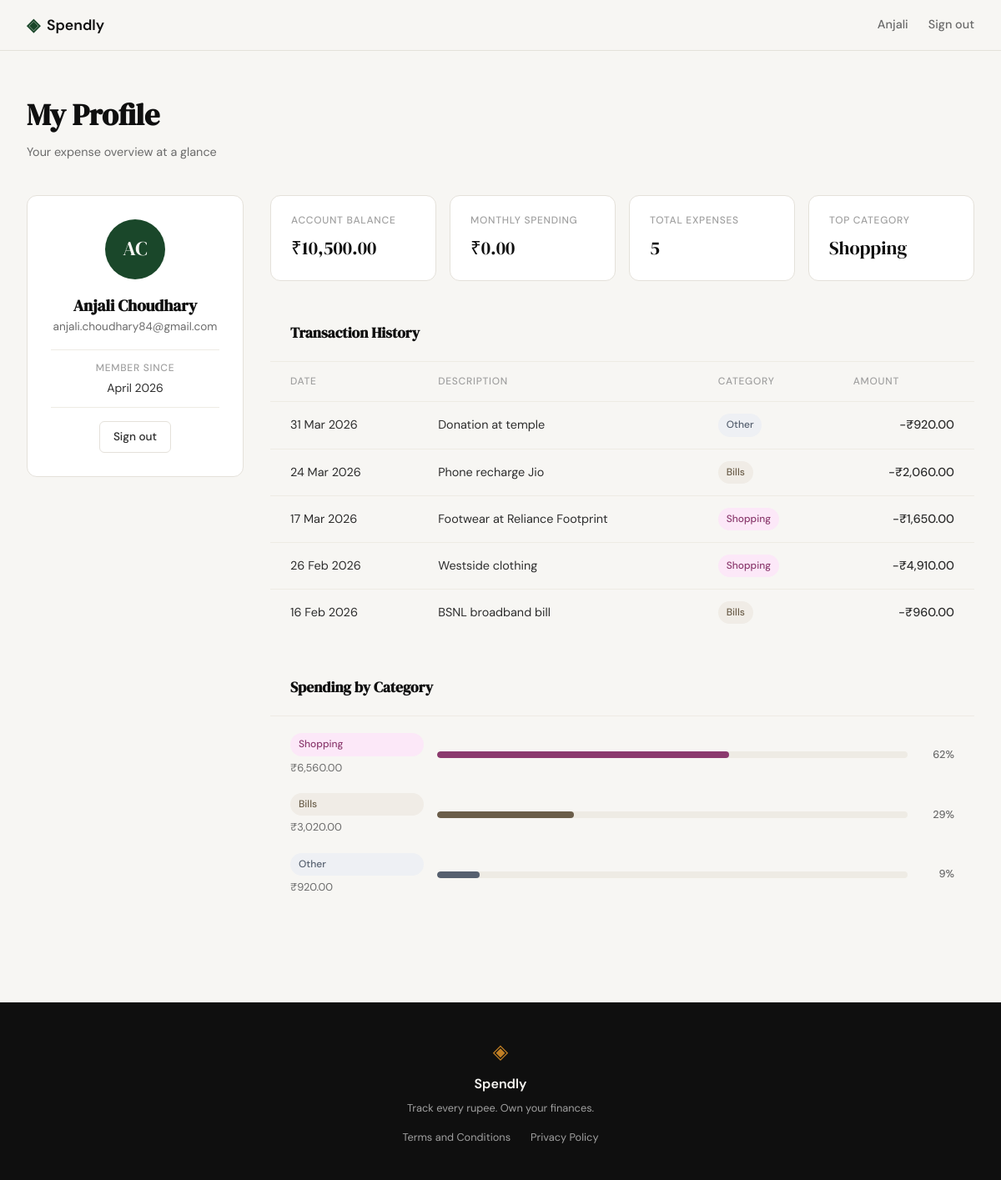
Screenshot of /profile (signed in) with the database file from the repository.
### tables this page shows
CREATE TABLE users (
            id INTEGER PRIMARY KEY AUTOINCREMENT,
            name TEXT NOT NULL,
            email TEXT UNIQUE NOT NULL,
            password_hash TEXT NOT NULL,
            created_at TEXT DEFAULT (datetime('now'))
        );

CREATE TABLE expenses (
            id INTEGER PRIMARY KEY AUTOINCREMENT,
            user_id INTEGER NOT NULL,
            amount REAL NOT NULL,
            category TEXT NOT NULL,
            date TEXT NOT NULL,
            description TEXT,
            created_at TEXT DEFAULT (datetime('now')),
            FOREIGN KEY (user_id) REFERENCES users(id)
        );

### app.py (the view)
@app.route("/profile")
def profile():
    user_id = session.get("user_id")
    if not user_id:
        return redirect(url_for("login"))
    from database.queries import get_user_profile, get_summary_stats, get_recent_transactions, get_category_breakdown
    user = get_user_profile(user_id)
    if user is None:
        session.clear()
        return redirect(url_for("login"))
    summary = get_summary_stats(user_id)
    stats = {
        "account_balance": summary["total_spent"],
        "monthly_spending": summary["monthly_spending"],
        "total_expenses": summary["transaction_count"],
        "top_category": summary["top_category"],
    }
    transactions = get_recent_transactions(user_id, limit=10)
    categories = get_category_breakdown(user_id)
    return render_template(
        "profile.html",
        user=user,
        stats=stats,
        transactions=transactions,
        categories=categories
    )

### app.py (called while the page is built)
@app.context_processor
def inject_current_user():
    user_id = session.get("user_id")
    if not user_id:
        return {"current_user": None}
    from database.db import get_user_by_id
    return {"current_user": get_user_by_id(user_id)}

### database/db.py (called while the page is built)
def get_db():
    conn = sqlite3.connect(DATABASE_PATH)
    conn.row_factory = sqlite3.Row
    conn.execute("PRAGMA foreign_keys = ON")
    return conn

def get_user_by_id(user_id):
    conn = get_db()
    cursor = conn.cursor()
    cursor.execute(
        "SELECT id, name, email, created_at FROM users WHERE id = ?",
        (user_id,),
    )
    row = cursor.fetchone()
    conn.close()
    return dict(row) if row else None

### database/queries.py (called while the page is built)
def _format_inr(amount):
    return f"\u20b9{amount:,.2f}"

def _category_cls(category):
    return category.lower().replace(" ", "").replace("&", "")

def _format_date(date_str):
    try:
        d = datetime.fromisoformat(date_str)
        return d.strftime("%d %b %Y")
    except ValueError:
        return date_str

def get_user_profile(user_id):
    conn = get_db()
    cursor = conn.cursor()
    cursor.execute(
        "SELECT name, email, created_at FROM users WHERE id = ?",
        (user_id,),
    )
    row = cursor.fetchone()
    conn.close()
    if row is None:
        return None
    name = row["name"]
    email = row["email"]
    created_at = row["created_at"]
    try:
        joined = datetime.fromisoformat(created_at)
        member_since = joined.strftime("%B %Y")
    except ValueError:
        member_since = "Unknown"
    initials = "".join(part[0].upper() for part in name.split()[:2])
    return {
        "name": name,
        "email": email,
        "member_since": member_since,
        "avatar_initials": initials,
    }

def get_recent_transactions(user_id, limit=10):
    conn = get_db()
    cursor = conn.cursor()
    cursor.execute(
        """
        SELECT date, description, category, amount
        FROM expenses
        WHERE user_id = ?
        ORDER BY date DESC, id DESC
        LIMIT ?
        """,
        (user_id, limit),
    )
    rows = cursor.fetchall()
    conn.close()
    transactions = []
    for row in rows:
        transactions.append({
            "date": _format_date(row["date"]),
            "desc": row["description"] or "",
            "category": row["category"],
            "amount": "-" + _format_inr(row["amount"]),
            "cls": _category_cls(row["category"]),
        })
    return transactions

### templates/profile.html (shortened to what this page needs)
{% extends "base.html" %}
{% block content %}
<div class="profile-page">
    <div class="profile-header">
        <h1 class="profile-heading">My Profile</h1>
        <p class="profile-subheading">Your expense overview at a glance</p>
    </div>
    <div class="profile-grid">
        <aside class="profile-sidebar">
            <div class="profile-card">
                <div class="profile-avatar">{{ user.avatar_initials }}</div>
                <div class="profile-identity">
                    <h2 class="profile-name">{{ user.name }}</h2>
                    <p class="profile-email">{{ user.email }}</p>
                </div>
                <div class="profile-meta">
                    <span class="profile-meta-item">
                        <span class="meta-label">Member since</span>
                        <span class="meta-value">{{ user.member_since }}</span>
                    </span>
                </div>
                <a href="{{ url_for('logout') }}" class="btn-ghost btn-sm">Sign out</a>
            </div>
        </aside>
        <div class="profile-main">
            <div class="stats-row">
                <div class="stat-card">
                    <span class="stat-label">Account Balance</span>
                    <span class="stat-value">{{ stats.account_balance }}</span>
                </div>
                <div class="stat-card">
                    <span class="stat-label">Monthly Spending</span>
                    <span class="stat-value">{{ stats.monthly_spending }}</span>
                </div>
                <div class="stat-card">
                    <span class="stat-label">Total Expenses</span>
                    <span class="stat-value">{{ stats.total_expenses }}</span>
                </div>
                <div class="stat-card">
                    <span class="stat-label">Top Category</span>
                    <span class="stat-value">{{ stats.top_category }}</span>
                </div>
            </div>
            <div class="card table-card">
                <div class="table-header">
                    <h3 class="table-title">Transaction History</h3>
                </div>
                <div class="table-scroll">
                    <table class="data-table">
                        <thead>
                            <tr>
                                <th>Date</th>
                                <th>Description</th>
                                <th>Category</th>
                                <th class="text-right">Amount</th>
                            </tr>
                        </thead>
                        <tbody>
                            {% for txn in transactions %}
                            <tr class="table-row">
                                <td class="cell-date">{{ txn.date }}</td>
                                <td class="cell-desc">{{ txn.desc }}</td>
                                <td>
                                    <span class="category-badge badge-{{ txn.cls }}">{{ txn.category }}</span>
                                </td>
                                <td class="cell-amount text-right">{{ txn.amount }}</td>
                            </tr>
                            {% endfor %}
                        </tbody>
                    </table>
                </div>
            </div>
            <div class="card table-card">
                <div class="table-header">
                    <h3 class="table-title">Spending by Category</h3>
                </div>
                <div class="category-list">
                    {% for cat in categories %}
                    <div class="category-row">
                        <div class="category-info">
                            <span class="category-badge badge-{{ cat.cls }}">{{ cat.name }}</span>
                            <span class="category-amount">{{ cat.amount }}</span>
                        </div>
                        <div class="category-bar-track">
                            <div class="category-bar cat-bar-{{ cat.cls }}" style="width: {{ cat.pct }}%"></div>
                        </div>
                        <span class="category-pct">{{ cat.pct }}%</span>
                    </div>
                    {% endfor %}
                </div>
            </div>
        </div>
    </div>
</div>
{% endblock %}

### templates/base.html (shortened to what this page needs)
<!DOCTYPE html>
<html lang="en">
<head>
    <link rel="stylesheet" href="{{ url_for('static', filename='css/style.css') }}">
</head>
<body>
    <nav class="navbar">
        <div class="nav-inner">
            <a href="{{ url_for('landing') }}" class="nav-brand">
                <span class="brand-icon">◈</span>
                <span class="brand-name">Spendly</span>
            </a>
            <div class="nav-links">
                {% if current_user %}
                <a href="{{ url_for('profile') }}" class="nav-user">{{ current_user.name.split()[0] }}</a>
                <a href="{{ url_for('logout') }}">Sign out</a>
                {% else %}
                <a href="{{ url_for('login') }}">Sign in</a>
                <a href="{{ url_for('register') }}" class="nav-cta">Get started</a>
                {% endif %}
            </div>
        </div>
    </nav>
    <main class="main-content">
        {% block content %}{% endblock %}
    </main>
    <footer class="footer">
        <div class="footer-inner">
            <span class="brand-icon">◈</span>
            <span class="footer-name">Spendly</span>
            <p class="footer-copy">Track every rupee. Own your finances.</p>
            <p class="footer-links">
                <a href="{{ url_for('terms') }}">Terms and Conditions</a>
                <a href="{{ url_for('privacy') }}">Privacy Policy</a>
            </p>
        </div>
    </footer>
</body>
</html>

### rows the page displays
users: name "Anjali", name "Anjali Choudhary", email "anjali.choudhary84@gmail.com"
expenses: date "31 Mar 2026", desc "Donation at temple", category "Other", amount "-₹920.00"
expenses: date "24 Mar 2026", desc "Phone recharge Jio", category "Bills", amount "-₹2,060.00"
expenses: date "17 Mar 2026", desc "Footwear at Reliance Footprint", category "Shopping", amount "-₹1,650.00"
expenses: date "26 Feb 2026", desc "Westside clothing", category "Shopping", amount "-₹4,910.00"
expenses: date "16 Feb 2026", desc "BSNL broadband bill", category "Bills", amount "-₹960.00"

### other values shown
{{ user.avatar_initials }} "AC"
{{ user.member_since }} "April 2026"
{{ stats.account_balance }} "₹10,500.00"
{{ stats.monthly_spending }} "₹0.00"
{{ stats.total_expenses }} "5"
{{ stats.top_category }} "Shopping"
{{ cat.name }} "Shopping" "Bills" "Other"
{{ cat.amount }} "₹6,560.00" "₹3,020.00" "₹920.00"
{{ cat.pct }} "62" "29" "9"
